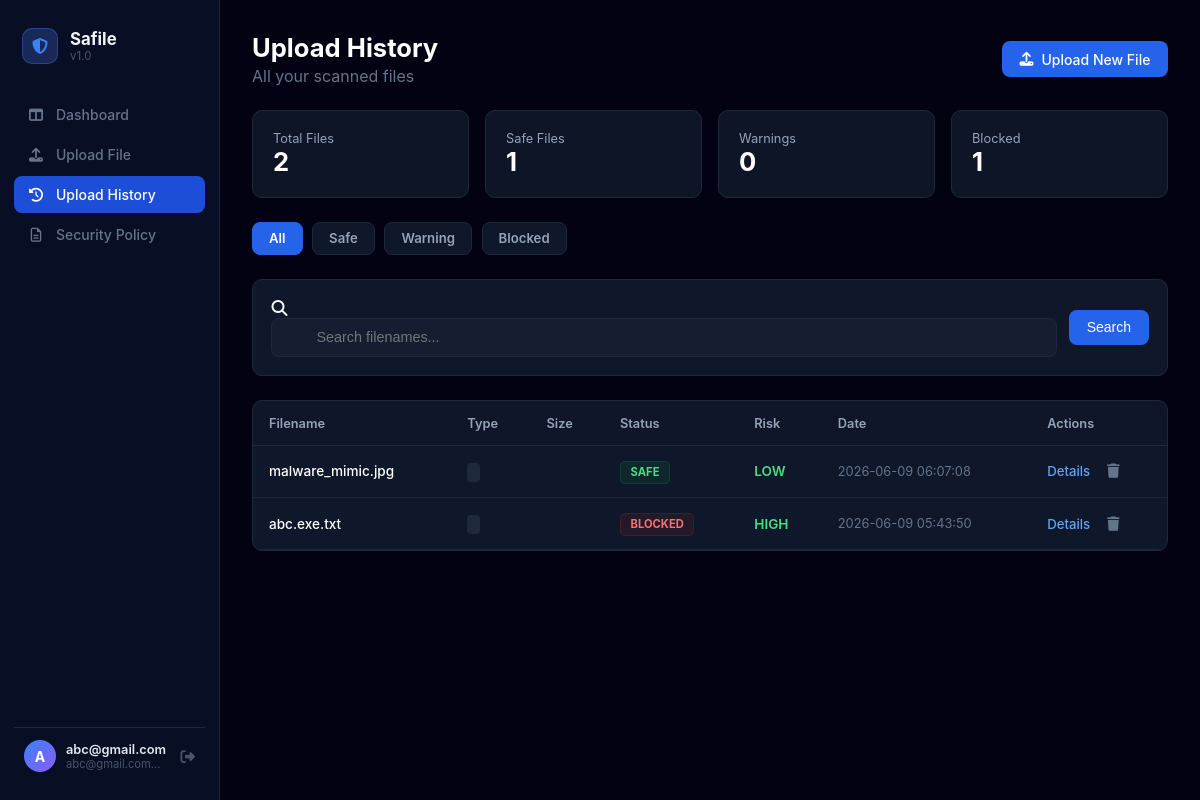
Page /history (signed in) on the earlier database version.
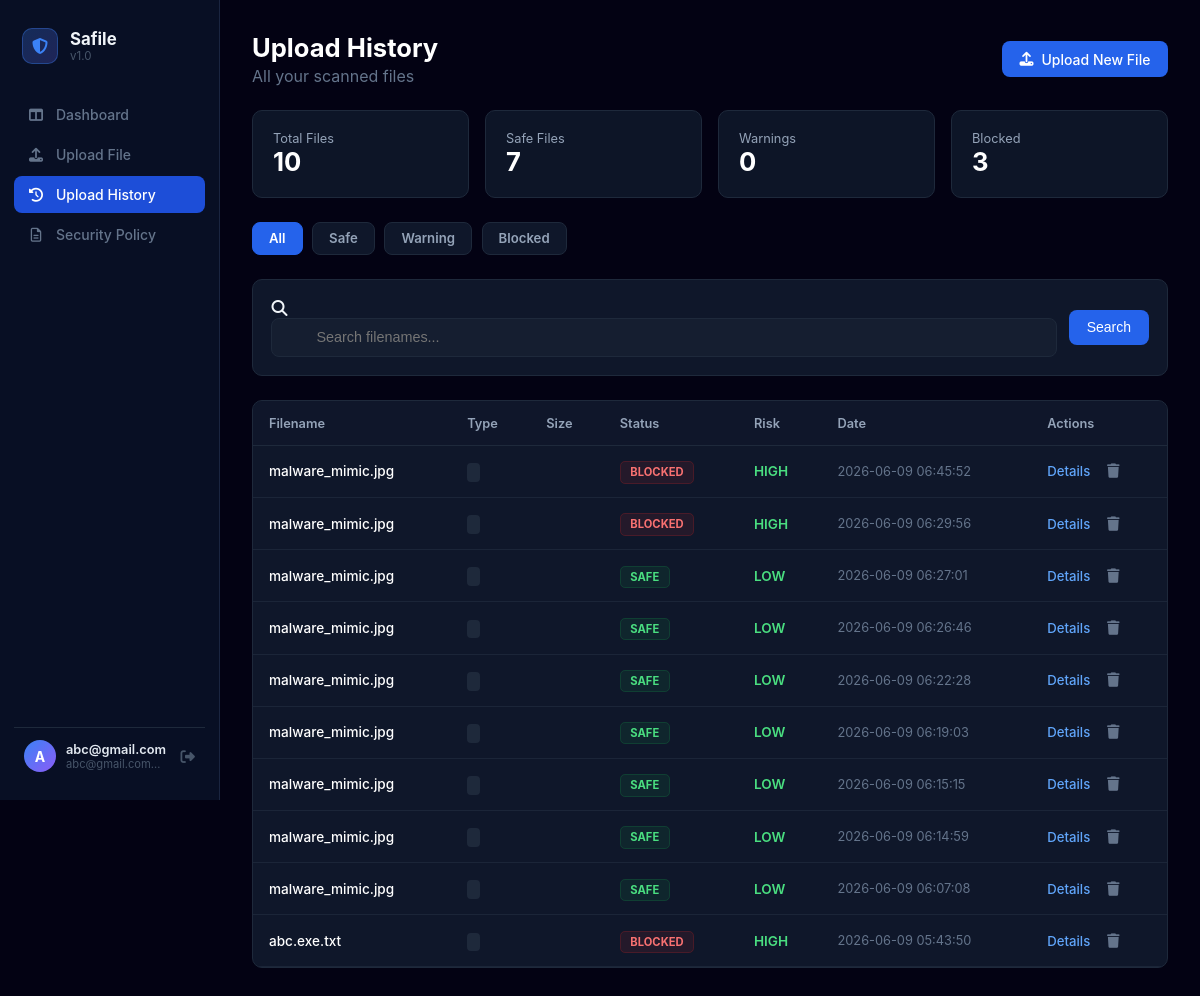
Same page on the later database version.
### tables this page shows
CREATE TABLE history (
            id INTEGER PRIMARY KEY AUTOINCREMENT,
            user_id INTEGER NOT NULL,
            filename TEXT NOT NULL,
            status TEXT NOT NULL,
            risk TEXT NOT NULL,
            reason TEXT NOT NULL,
            timestamp DATETIME DEFAULT CURRENT_TIMESTAMP,
            FOREIGN KEY(user_id) REFERENCES users(id)
        );

### app.py (the view)
@app.route('/history')
def history():
    if 'username' not in session:
        return redirect(url_for('login'))
    user_id = session.get('user_id')
    status_filter = request.args.get('status', 'ALL')
    search = request.args.get('search', '')
    page = int(request.args.get('page', 1))
    per_page = 10 # 페이지당 보여줄 개수
    conn = sqlite3.connect('safile.db')
    cursor = conn.cursor()
    base_query = "SELECT * FROM history WHERE user_id = ?"
    params = [user_id]
    if status_filter != 'ALL':
        base_query += " AND status = ?"
        params.append(status_filter)
    if search:
        base_query += " AND filename LIKE ?"
        params.append(f"%{search}%")
    cursor.execute(base_query.replace("*", "COUNT(*)"), params)
    total_count = cursor.fetchone()[0]
    total_pages = (total_count + per_page - 1) // per_page
    cursor.execute("SELECT status, COUNT(*) FROM history WHERE user_id = ? GROUP BY status", (user_id,))
    stats_data = dict(cursor.fetchall())
    stats = {
        'total': total_count,
        'safe': stats_data.get('SAFE', 0),
        'warning': stats_data.get('WARNING', 0),
        'blocked': stats_data.get('BLOCKED', 0)
    }
    offset = (page - 1) * per_page
    query = base_query + " ORDER BY timestamp DESC LIMIT ? OFFSET ?"
    cursor.execute(query, params + [per_page, offset])
    uploads = cursor.fetchall()
    conn.close()
    upload_list = [{"id": u[0], "filename": u[2], "result": u[3], "risk": u[4], "created_at": u[6]} for u in uploads]
    return render_template('history.html',
                           uploads=upload_list,
                           stats=stats,
                           status_filter=status_filter,
                           search=search,
                           page=page,
                           total_pages=total_pages)

### app.py (called while the page is built)
@app.context_processor
def inject_user_stats():
    if 'user_id' in session:
        user_id = session.get('user_id')
        conn = sqlite3.connect('safile.db')
        cursor = conn.cursor()
        cursor.execute("SELECT COUNT(*) FROM history WHERE status = 'BLOCKED' AND user_id = ?", (user_id,))
        count = cursor.fetchone()[0]
        conn.close()
        return dict(blocked_count=count)
    return dict(blocked_count=0)

@app.context_processor
def inject_all_stats():
    if 'user_id' in session:
        user_id = session.get('user_id')
        conn = sqlite3.connect('safile.db')
        cursor = conn.cursor()
        cursor.execute("SELECT status, COUNT(*) FROM history WHERE user_id = ? GROUP BY status", (user_id,))
        rows = cursor.fetchall()
        stats = {status: count for status, count in rows}
        conn.close()
        return dict(
            blocked_count=stats.get('BLOCKED', 0),
            warning_count=stats.get('WARNING', 0),
            safe_count=stats.get('SAFE', 0)
        )
    return dict(blocked_count=0, warning_count=0, safe_count=0)

@app.before_request
def load_logged_in_user():
    user_id = session.get('user_id')
    if user_id:
        class CurrentUser:
            def __init__(self, id, username):
                self.id = id
                self.username = username
                self.is_authenticated = True
        g.current_user = CurrentUser(user_id, session.get('username'))
    else:
        g.current_user = None

### templates/history.html (shortened to what this page needs)
{% extends 'base.html' %}
{% block content %}
<div class="history-top-flex">
    <div>
        <h1>Upload History</h1>
        <p style="color:#64748b;margin:0;">All your scanned files</p>
    </div>
    <a href="{{ url_for('upload') }}" class="btn-primary-flex">
        <i class="fa-solid fa-upload"></i> Upload New File
    </a>
</div>
<div class="policy-stats-grid">
    <div class="stat-card">
        <div class="stat-label">Total Files</div>
        <div class="stat-value text-blue">{{ stats.total }}</div>
    </div>
    <div class="stat-card">
        <div class="stat-label">Safe Files</div>
        <div class="stat-value text-green">{{ stats.safe }}</div>
    </div>
    <div class="stat-card">
        <div class="stat-label">Warnings</div>
        <div class="stat-value text-yellow">{{ stats.warning }}</div>
    </div>
    <div class="stat-card">
        <div class="stat-label">Blocked</div>
        <div class="stat-value text-red">{{ stats.blocked }}</div>
    </div>
</div>
<div class="quick-filter-tabs">
    <a href="?status=ALL" class="tab-btn {% if status_filter == 'ALL' %}active{% endif %}">All</a>
    <a href="?status=SAFE" class="tab-btn {% if status_filter == 'SAFE' %}active{% endif %}" data-status="SAFE">Safe</a>
    <a href="?status=WARNING" class="tab-btn {% if status_filter == 'WARNING' %}active{% endif %}" data-status="WARNING">Warning</a>
    <a href="?status=BLOCKED" class="tab-btn {% if status_filter == 'BLOCKED' %}active{% endif %}" data-status="BLOCKED">Blocked</a>
</div>
<div class="search-filter-bg-box">
    <form method="GET" class="search-flex-row">
        <div class="search-input-wrapper">
            <i class="fa-solid fa-magnifying-glass search-inner-icon"></i>
            <input type="text" name="search" value="{{ search }}" placeholder="Search filenames..." style="width:100%;box-sizing:border-box;background:rgba(30,41,59,.4);border:1px solid #1e293b;border-radius:.5rem;padding:.65rem 1rem .65rem 2.75rem;color:#fff;outline:none;font-size:.9rem;">
        </div>
        <button type="submit" class="btn-primary-flex">Search</button>
    </form>
</div>
<div class="history-table-container">
    <table class="history-main-table">
        <thead>
            <tr>
                <th>Filename</th>
                <th>Type</th>
                <th>Size</th>
                <th>Status</th>
                <th>Risk</th>
                <th>Date</th>
                <th>Actions</th>
            </tr>
        </thead>
        <tbody>
            {% for u in uploads %}
            <tr>
                <td><div class="table-filename-text">{{ u.filename }}</div></td>
                <td><span class="table-type-badge">{{ u.file_type }}</span></td>
                <td style="color:#94a3b8;">{{ u.filesize }}</td>
                <td>
                    {% if u.result == 'SAFE' %}
                        <span class="status-badge-base status-badge-safe">SAFE</span>
                    {% elif u.result == 'WARNING' %}
                        <span class="status-badge-base status-badge-warning">WARNING</span>
                    {% else %}
                        <span class="status-badge-base status-badge-blocked">BLOCKED</span>
                    {% endif %}
                </td>
                <td>
                    {% if u.risk == 'CRITICAL' %}<span class="text-red status-bold">{{ u.risk }}</span>
                    {% elif u.risk == 'MEDIUM' %}<span class="text-yellow status-bold">{{ u.risk }}</span>
                    {% else %}<span class="text-green status-bold">{{ u.risk }}</span>{% endif %}
                </td>
                <td style="color:#64748b;font-size:0.8rem;">{{ u.created_at }}</td>
                <td>
                    <div class="table-action-flex">
                        <a href="{{ url_for('result', upload_id=u.id) }}" class="view-details-link">Details</a>
                        <form method="POST" action="{{ url_for('delete_upload', upload_id=u.id) }}" style="display:inline;" onsubmit="return confirm('Delete this record?')">
                            <button type="submit" class="table-delete-trash-btn"><i class="fa-solid fa-trash"></i></button>
                        </form>
                    </div>
                </td>
            </tr>
            {% else %}
            <tr><td colspan="7" class="table-empty-row">
                <i class="fa-solid fa-inbox" style="font-size:2rem;color:#334155;display:block;margin-bottom:.5rem;"></i>
                No records found
            </td></tr>
            {% endfor %}
        </tbody>
    </table>
</div>
{% endblock %}

### templates/base.html (shortened to what this page needs)
<!DOCTYPE html>
<html lang="ko">
<head>
    <link rel="stylesheet" href="https://cdnjs.cloudflare.com/ajax/libs/font-awesome/6.4.0/css/all.min.css">
    <link rel="stylesheet" href="{{ url_for('static', filename='style.css') }}">
</head>
<body class="{% block body_class %}dashboard-body{% endblock %}">
{% block body %}
<div class="app-wrapper">
    <aside class="app-sidebar">
        <div class="sidebar-logo-area">
            <div class="sidebar-logo-icon-wrap">
                <i class="fa-solid fa-shield-halved"></i>
            </div>
            <div>
                <div class="sidebar-brand-name">Safile</div>
                <div class="sidebar-brand-version">v1.0</div>
            </div>
        </div>
        <ul class="sidebar-nav-list">
            <li>
                <a href="{{ url_for('dashboard') }}" class="sidebar-nav-link {% if request.endpoint == 'dashboard' %}active{% endif %}">
                    <i class="fa-solid fa-table-columns"></i>
                    <span>Dashboard</span>
                </a>
            </li>
            <li>
                <a href="{{ url_for('upload') }}" class="sidebar-nav-link {% if request.endpoint == 'upload' %}active{% endif %}">
                    <i class="fa-solid fa-upload"></i>
                    <span>Upload File</span>
                </a>
            </li>
            <li>
                <a href="{{ url_for('history') }}" class="sidebar-nav-link {% if request.endpoint == 'history' %}active{% endif %}">
                    <i class="fa-solid fa-clock-rotate-left"></i>
                    <span>Upload History</span>
                </a>
            </li>
            <li>
                <a href="{{ url_for('policy') }}" class="sidebar-nav-link {% if request.endpoint == 'policy' %}active{% endif %}">
                    <i class="fa-regular fa-file-lines"></i>
                    <span>Security Policy</span>
                </a>
            </li>
        </ul>
        <div class="sidebar-user-footer">
            <div class="sidebar-user-avatar">{{ (g.current_user.username or 'D')[0].upper() if g.current_user else 'D' }}</div>
            <div class="sidebar-user-info">
                <div class="sidebar-user-name">{{ g.current_user.username or 'Demo User' }}</div>
                <div class="sidebar-user-email">{{ (g.current_user.username.lower() + '@safile.local') if g.current_user else 'demo@safile.io' }}</div>
            </div>
            <a href="{{ url_for('logout') }}" class="sidebar-logout-btn" title="Logout">
                <i class="fa-solid fa-right-from-bracket"></i>
            </a>
        </div>
    </aside>
    <main class="main-content-area">
        {% block content %}{% endblock %}
    </main>
</div>
{% endblock %}
</body>
</html>

Differences in the rows shown:
added history: filename "malware_mimic.jpg", status "BLOCKED", risk "HIGH", created_at "2026-06-09 06:45:52"
added history: filename "malware_mimic.jpg", status "BLOCKED", risk "HIGH", created_at "2026-06-09 06:29:56"
added history: filename "malware_mimic.jpg", status "SAFE", risk "LOW", created_at "2026-06-09 06:27:01"
added history: filename "malware_mimic.jpg", status "SAFE", risk "LOW", created_at "2026-06-09 06:26:46"
added history: filename "malware_mimic.jpg", status "SAFE", risk "LOW", created_at "2026-06-09 06:22:28"
added history: filename "malware_mimic.jpg", status "SAFE", risk "LOW", created_at "2026-06-09 06:19:03"
added history: filename "malware_mimic.jpg", status "SAFE", risk "LOW", created_at "2026-06-09 06:15:15"
added history: filename "malware_mimic.jpg", status "SAFE", risk "LOW", created_at "2026-06-09 06:14:59"
Other differences:
{{ stats.total }}: "2" → "10"
{{ stats.safe }}: "1" → "7"
{{ stats.blocked }}: "1" → "3"
